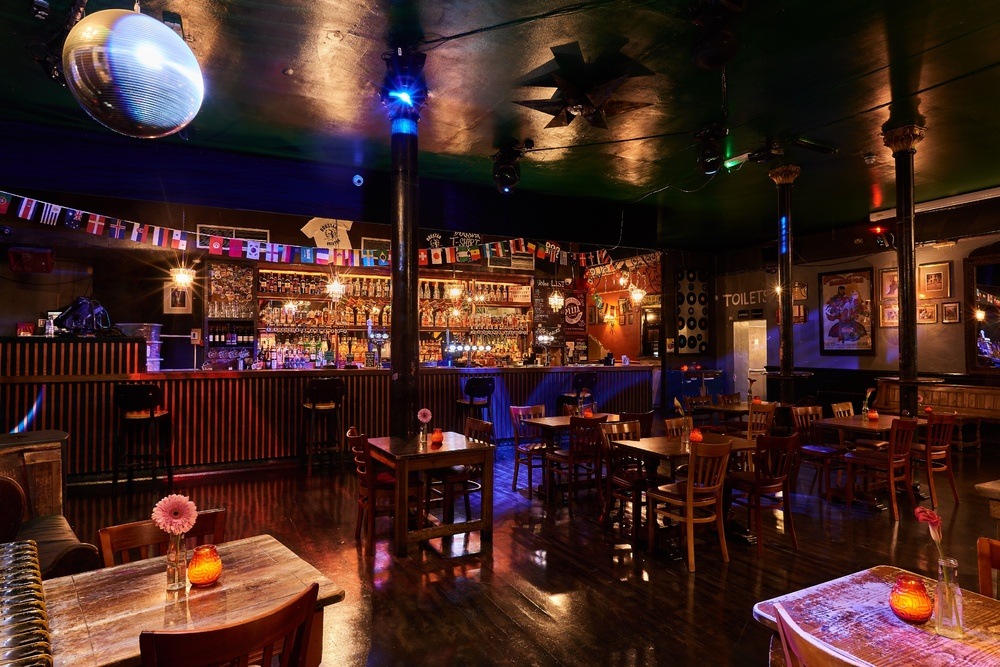
#> input picture point_cloud/DogStar-Interiors_014-sm-optimised.jpg, 1000 x 667 px, shrunk from 3000 x 2002 before the run
$ jupyter execute depth_to_3d.ipynb
#> lines starting #> are read from the running program, lines starting #| are printed output that depends on the picture
[cell 1]
import os
import sys
from PIL import Image
import cv2

[cell 2]
def generate_point_cloud(rgb_file, depth_file, ply_file, focal_length=35.0, scale_factor = 1000.0):
    # Load RGB image
#> called with rgb_file = 'DogStar-Interiors_014-sm-optimised.jpg', depth_file = 'predicted_depth.png', ply_file = 'point_cloud.ply', focal_length = 3500, scale_factor = 10
    rgb_image = Image.open(rgb_file)
#> rgb_image is the input picture: PIL image 1000x667 RGB; mean R, G, B 67.1, 39.3, 34
    rgb_image = rgb_image.convert("RGB")
    print(f"Loaded RGB image: {rgb_file} with size {rgb_image.size}")
#| Loaded RGB image: DogStar-Interiors_014-sm-optimised.jpg with size (1000, 667)
    # Load depth image
    depth_image = Image.open(depth_file)
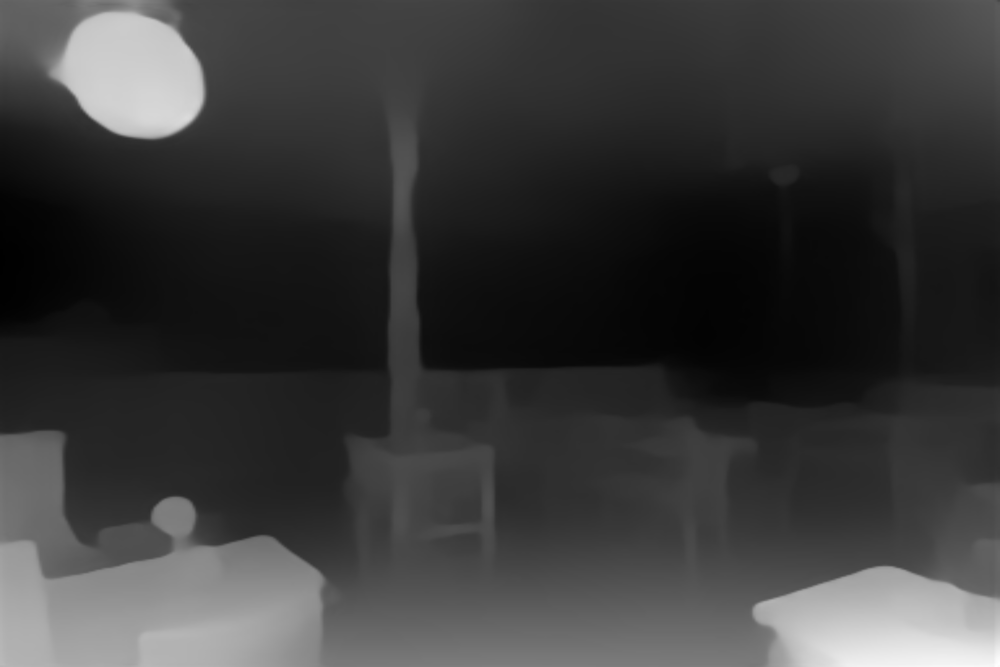
#> input picture point_cloud/predicted_depth.png, 1000 x 667 px, shrunk from 3000 x 2002 before the run
#> depth_image is the input picture: PIL image 1000x667 L; min 0, max 254, mean 58.5
    depth_image = depth_image.convert("I")  # Convert to Intensity
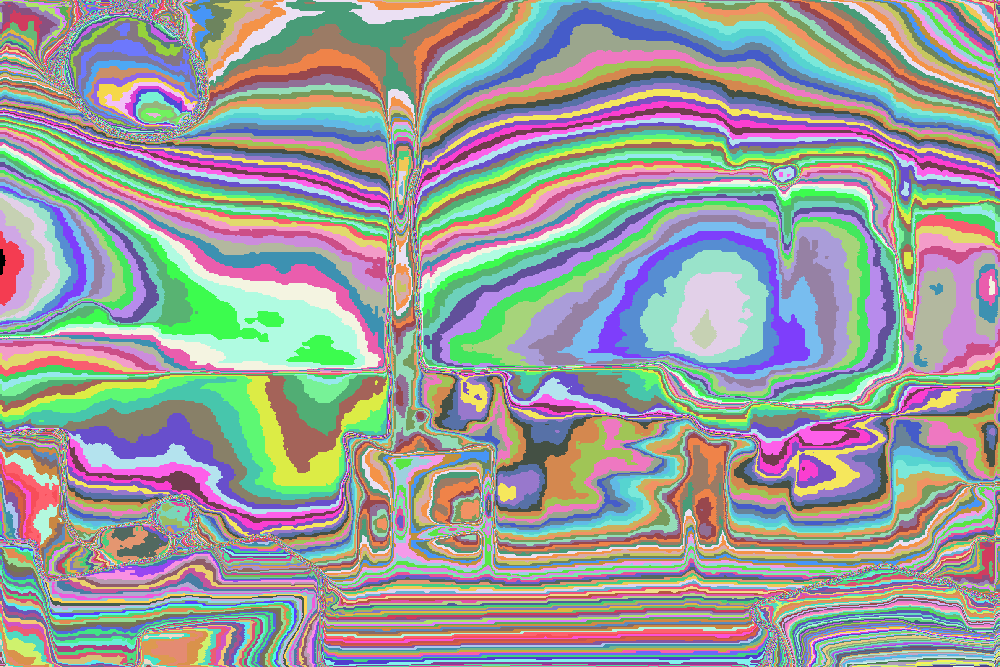
#> depth_image: PIL image 1000x667 I; 255 distinct labels, from 0 to 254; one colour per label, 0 black
    depth_image = depth_image.resize(rgb_image.size)  # Resize to match RGB image

    # Generate point cloud
    width, height  = depth_image.size
#> width = 1000; height = 667
    print(f"Loaded depth image: {depth_file} with size {depth_image.size}")
#| Loaded depth image: predicted_depth.png with size (1000, 667)
    points = []

    center_x = width // 2
#> center_x = 500
    center_y = height // 2
#> center_y = 333

    for v in range(height):
        for u in range(width):
            # print("u:", u, "v:", v, "width:", width, "height:", height  )
            color = rgb_image.getpixel((u, v))
            z = depth_image.getpixel((u, v)) / scale_factor  # Convert depth to meters
            # print("u:", u, "v:", v, "z:", z, "
            if z > 0:  # Only consider valid depth values
                x = (u - center_x) * z / focal_length  # Assuming depth is in mm, convert to meters
                y = (v - center_y) * z / focal_length   #  1000.0
                points.append((x, y, z, color[0], color[1], color[2]))
#> after the loop, points = 666900 items

    # Save point cloud to file
    with open(ply_file, 'w') as f:
        f.write("ply\n")
        f.write("format ascii 1.0\n")
        f.write(f"element vertex {len(points)}\n")
        f.write("property float x\n")
        f.write("property float y\n")
        f.write("property float z\n")
        f.write("property uchar red\n")
        f.write("property uchar green\n")
        f.write("property uchar blue\n")
        f.write("end_header\n")
        for point in points:
            f.write(f"{point[0]} {point[1]} {point[2]} {point[3]} {point[4]} {point[5]}\n")
#> this loop made 666900 passes
#> point on passes 1 to 3: (-1.43, -0.951, 10, 11, 11, 9), (-1.43, -0.951, 10, 11, 11, 9), (-1.41, -0.942, 9.9, 11, 11, 9)
